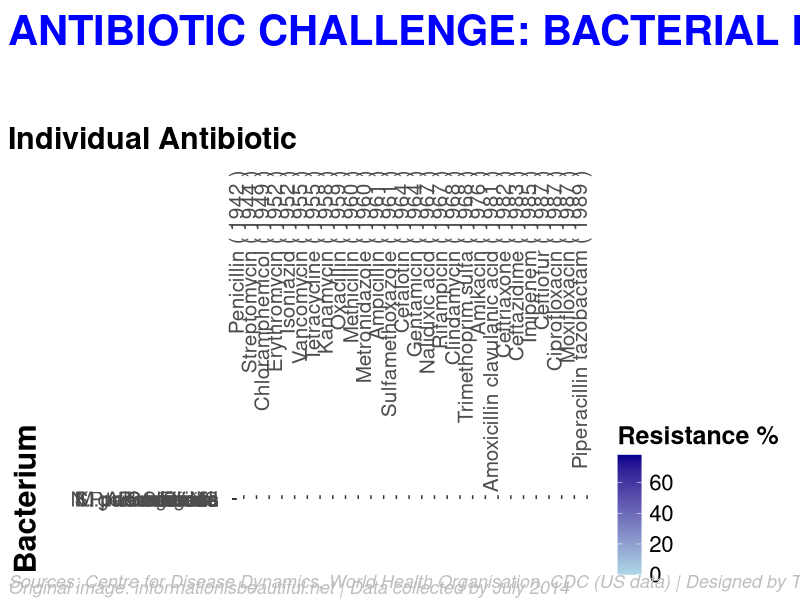
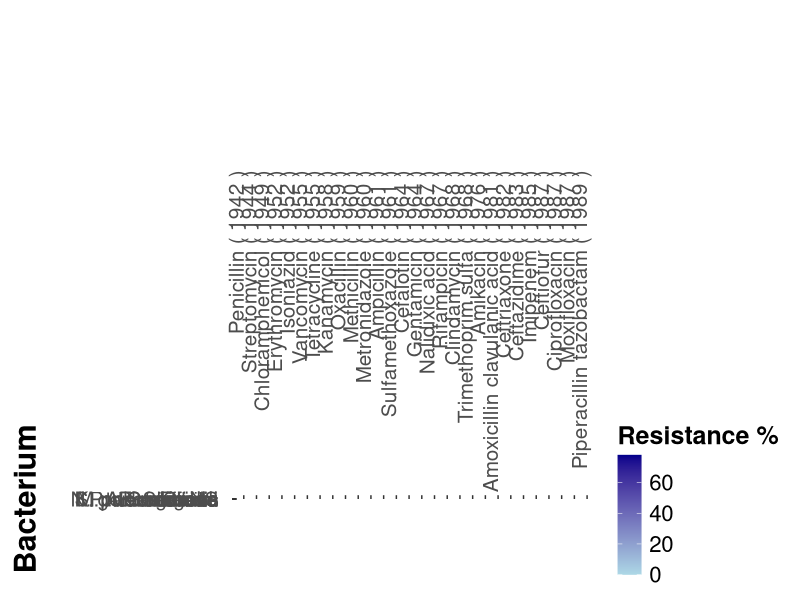

R code for these plots, in order:
## ---- chunk 1
# Do not change these settings!
knitr::opts_chunk$set(warning = FALSE, message = FALSE)
## ---- chunk 2
library(ggplot2)
library(reshape2)
library(RColorBrewer)
library(grid)

## ---- chunk 3
# Data
antibiotic_resistance_df <- data.frame(
  Bacterium_name = c('A. baumanii', 'K. pneumoniae', 'E. faecium', 'N. gonorrhoeae', 'Shigella', 
                     'M. tuberculosis', 'P. mirabilis', 'CoNS', 'C. difficile', 
                     'P. aeruginosa', 'S. pneumoniae', 'E. coli', 'S. aureus'),
  
  Causes = c('pneumonia, meningitis', 'pneumonia, bronchitis, urinary infections', 'urinary infections',
             'gonorrhoea', 'dysentry', 'tuberculosis', 'kidney stones, proteus', 'food poisoning',
             'severe diarrhoea, colitis', 'lung, urinary, skin, wound & blood infections', 
             'pneumonia, meningitis & many other infections', 'food poisoning', 'boils, sinusitis, food poisoning'),
  
  Gram_negative = c('yes', 'yes', 'no', 'yes', 'yes', 'no', 'yes', 'no', 'no', 'yes', 'no', 'yes', 'no'),

  Penicillin = c(46, 8, NA, 30, NA, NA, 9, NA, NA, 15, 8, 9, NA),
  Streptomycin = c(NA, NA, 75, NA, 56, 9, NA, NA, NA, NA, NA, NA, NA),
  Chloramphenicol = c(NA, NA, NA, NA, 14, NA, NA, NA, 3, NA, NA, NA, NA),
  Erythromycin = c(58, 11, 19, NA, 45, NA, 22, 16, 11, 27, NA, 45, 51),
  Isoniazid = c(NA, NA, NA, NA, 0.9, NA, NA, NA, NA, NA, NA, NA, 0.8),
  Vancomycin = c(NA, NA, NA, NA, NA, NA, NA, NA, NA, NA, NA, NA, NA),
  Tetracycline = c(NA, NA, NA, NA, 78, NA, NA, NA, NA, NA, NA, NA, NA),
  Kanamycin = c(NA, NA, NA, NA, 47, NA, NA, NA, NA, NA, NA, NA, NA),
  Oxacillin = c(NA, NA, NA, NA, NA, NA, NA, NA, NA, NA, NA, NA, NA),
  Methicillin = c(NA, NA, NA, NA, NA, NA, NA, NA, NA, NA, NA, NA, NA),
  Metronidazole = c(NA, NA, NA, NA, NA, NA, NA, NA, 10, NA, NA, NA, NA),
  Ampicillin = c(NA, NA, NA, NA, NA, NA, NA, NA, 28, NA, NA, NA, NA),
  Sulfamethoxazole = c(NA, NA, NA, NA, 6, NA, NA, NA, NA, NA, NA, 15, NA),
  Cefalotin = c(NA, NA, NA, NA, 0.2, NA, 2, NA, NA, NA, NA, NA, NA),
  Gentamicin = c(NA, NA, NA, NA, 2, NA, 1, NA, NA, 10, NA, NA, NA),
  Nalidixic_acid = c(NA, NA, NA, NA, 1, NA, NA, NA, NA, 14, NA, NA, NA),
  Rifampicin = c(NA, NA, NA, NA, 46, NA, NA, NA, NA, NA, NA, NA, NA),
  Clindamycin = c(NA, NA, NA, NA, 0.06, NA, NA, NA, NA, NA, NA, NA, NA),
  Trimethoprim_sulfa = c(NA, NA, NA, NA, 2, NA, NA, NA, NA, NA, NA, NA, NA),
  Amikacin = c(NA, NA, NA, NA, 0, NA, NA, NA, NA, NA, NA, NA, NA),
  Amoxicillin_clavulanic_acid = c(NA, NA, NA, NA, 0.06, NA, NA, NA, NA, NA, NA, NA, NA),
  Ceftriaxone = c(NA, NA, NA, NA, 0.06, NA, NA, NA, NA, NA, NA, NA, NA),
  Ceftazidime = c(NA, NA, NA, NA, NA, NA, NA, NA, NA, NA, NA, NA, NA),
  Imipenem = c(52, NA, NA, NA, 64, 60, 0.6, 13, 39, 12, 8, 1.5, NA),
  Ceftiofur = c(41, NA, NA, NA, NA, NA, NA, NA, NA, 10, NA, NA, NA),
  Ciprofloxacin = c(25, NA, NA, NA, NA, NA, NA, NA, NA, NA, NA, NA, NA),
  Moxifloxacin = c(NA, NA, NA, NA, NA, NA, NA, NA, NA, NA, NA, NA, NA),
  Piperacillin_tazobactam = c(51, 6, NA, 30, NA, NA, NA, NA, NA, 10, NA, NA, NA)
)

# Antibiotic Introduction Dates
antibiotic_intro_dates <- data.frame(
  Antibiotic = c('Penicillin', 'Streptomycin', 'Chloramphenicol', 'Erythromycin', 'Isoniazid', 
                 'Vancomycin', 'Tetracycline', 'Kanamycin', 'Oxacillin', 'Methicillin', 'Metronidazole', 
                 'Ampicillin', 'Sulfamethoxazole', 'Cefalotin', 'Gentamicin', 'Nalidixic_acid', 
                 'Rifampicin', 'Clindamycin', 'Trimethoprim_sulfa', 'Amikacin', 'Amoxicillin_clavulanic_acid', 
                 'Ceftriaxone', 'Ceftazidime', 'Imipenem', 'Ceftiofur', 'Ciprofloxacin', 'Moxifloxacin', 
                 'Piperacillin_tazobactam'),
  
  Date_introduced = c(1942, 1944, 1949, 1952, 1952, 1955, 1955, 1958, 1959, 1960, 1960, 1961, 1961, 1964, 
                      1964, 1967, 1967, 1968, 1968, 1976, 1981, 1982, 1983, 1985, 1987, 1987, 1987, 1989)
)

# View the dataframes
head(antibiotic_resistance_df)
head(antibiotic_intro_dates)
## ---- chunk 4
library(ggplot2)
library(reshape2)
library(RColorBrewer)
library(grid)

# Melt the data frame to long format for ggplot
melted_df <- melt(antibiotic_resistance_df, id.vars = c("Bacterium_name", "Causes", "Gram_negative"))

# Ensure that the introduction dates are unique
antibiotic_intro_dates <- antibiotic_intro_dates[!duplicated(antibiotic_intro_dates$Antibiotic),]

# Create an ordered factor for the Antibiotic based on Date_introduced
antibiotic_intro_dates$Antibiotic <- factor(antibiotic_intro_dates$Antibiotic, 
                                           levels = antibiotic_intro_dates$Antibiotic[order(antibiotic_intro_dates$Date_introduced)])

# Merge the melted dataframe with the antibiotic introduction date
melted_df <- merge(melted_df, antibiotic_intro_dates, by.x = "variable", by.y = "Antibiotic", all.x = TRUE)

# Append introduction date to antibiotic name and remove underscores
melted_df$display_name <- paste(gsub("_", " ", melted_df$variable), "(", melted_df$Date_introduced, ")")

# Ensure that display_name is a factor and ordered based on variable
melted_df$display_name <- factor(melted_df$display_name, levels = unique(melted_df$display_name[order(melted_df$variable)]))

# ...[Previous code up to plotting remains unchanged]...

# Remove the x-axis title from the original ggplot
# ...[Rest of the code remains unchanged up to plotting]...

# Remove the x-axis title from the original ggplot
p <- ggplot(melted_df, aes(x = display_name, y = Bacterium_name)) +
  geom_tile(aes(fill = value), color = "white", width = 0.5, height = 0.5) +
  scale_fill_gradient(low = "lightblue", high = "darkblue", name = "Resistance %") +
  labs(y = "Bacterium") +
  theme(
        axis.text.x = element_text(angle = 90, hjust = 1, size = 15, margin = margin(t = 10)),
        axis.text.y = element_text(size = 15, margin = margin(r = 10)),
        axis.title.y = element_text(face = "bold", size = 22, margin = margin(r = 20)),
        plot.margin = margin(150, 10, 100, 10),  
        panel.grid.major = element_line(colour = "gray", size = 0.25),
        plot.background = element_rect(fill = "white", color = NA),
        panel.background = element_rect(fill = "white", color = NA),
        legend.text = element_text(size = 16),
        legend.title = element_text(size = 18, face = "bold")
  ) + 
  scale_x_discrete(position = "top", name = NULL)  # Remove default x-axis label here


# Display plot
print(p)

# Add the x-axis title manually using grid functions
grid::grid.text("Individual Antibiotic", x = 0.01, y = 0.77, just = c("left", "center"), gp = grid::gpar(col = "black", fontsize = 22, fontface = "bold"))

# Display the title text at the top-left of the plot
grid::grid.text("ANTIBIOTIC CHALLENGE: BACTERIAL RESISTANCE OVERVIEW", x = 0.01, y = 0.975, just = c("left", "top"), gp = grid::gpar(col = "blue", fontsize = 30, fontface = "bold"))

# Display the main source text below the plot
grid::grid.text("Sources: Centre for Disease Dynamics, World Health Organisation, CDC (US data) | Designed by Thu Tran", x = 0.01, y = 0.02, just = c("left", "bottom"), gp = grid::gpar(col = "gray", fontsize = 13, fontface = "italic"))

# Display the additional information below the main source text
grid::grid.text("Original image: informationisbeautiful.net | Data collected by July 2014", x = 0.01, y = 0.01, just = c("left", "bottom"), gp = grid::gpar(col = "gray", fontsize = 13, fontface = "italic"))

# Save the plot to a file
ggsave(filename = "../images/antibiotic_resistance_plot.png", width = 25, height = 20)

